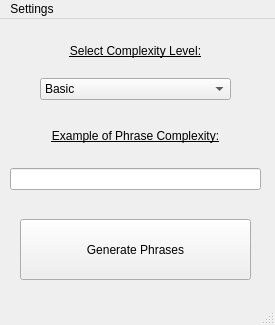
<?xml version="1.0" encoding="UTF-8"?>
<ui version="4.0">
 <class>MainWindow</class>
 <widget class="QMainWindow" name="MainWindow">
  <property name="geometry">
   <rect>
    <x>0</x>
    <y>0</y>
    <width>275</width>
    <height>325</height>
   </rect>
  </property>
  <property name="minimumSize">
   <size>
    <width>275</width>
    <height>325</height>
   </size>
  </property>
  <property name="maximumSize">
   <size>
    <width>375</width>
    <height>325</height>
   </size>
  </property>
  <property name="windowTitle">
   <string>MainWindow</string>
  </property>
  <widget class="QWidget" name="centralwidget">
   <widget class="QPushButton" name="generatePhrasesBtn">
    <property name="geometry">
     <rect>
      <x>20</x>
      <y>200</y>
      <width>231</width>
      <height>61</height>
     </rect>
    </property>
    <property name="text">
     <string>Generate Phrases</string>
    </property>
   </widget>
   <widget class="QWidget" name="layoutWidget">
    <property name="geometry">
     <rect>
      <x>40</x>
      <y>10</y>
      <width>191</width>
      <height>71</height>
     </rect>
    </property>
    <layout class="QVBoxLayout" name="verticalLayout">
     <item>
      <widget class="QLabel" name="selectComplexityLbl">
       <property name="styleSheet">
        <string notr="true">font: 700 9pt &quot;Segoe UI&quot;;
text-decoration: underline;</string>
       </property>
       <property name="text">
        <string>Select Complexity Level:</string>
       </property>
       <property name="alignment">
        <set>Qt::AlignCenter</set>
       </property>
      </widget>
     </item>
     <item>
      <widget class="QComboBox" name="complexityCmbx">
       <property name="currentIndex">
        <number>0</number>
       </property>
       <item>
        <property name="text">
         <string>Basic</string>
        </property>
       </item>
       <item>
        <property name="text">
         <string>Moderate</string>
        </property>
       </item>
       <item>
        <property name="text">
         <string>Complex</string>
        </property>
       </item>
      </widget>
     </item>
    </layout>
   </widget>
   <widget class="QWidget" name="layoutWidget">
    <property name="geometry">
     <rect>
      <x>10</x>
      <y>90</y>
      <width>251</width>
      <height>81</height>
     </rect>
    </property>
    <layout class="QVBoxLayout" name="verticalLayout_2">
     <item>
      <widget class="QLabel" name="exampleComplexityLbl">
       <property name="styleSheet">
        <string notr="true">font: 700 9pt &quot;Segoe UI&quot;;
text-decoration: underline;</string>
       </property>
       <property name="text">
        <string>Example of Phrase Complexity:</string>
       </property>
       <property name="alignment">
        <set>Qt::AlignCenter</set>
       </property>
      </widget>
     </item>
     <item>
      <widget class="QLineEdit" name="exampleComplexityTextLineE">
       <property name="alignment">
        <set>Qt::AlignCenter</set>
       </property>
       <property name="readOnly">
        <bool>true</bool>
       </property>
      </widget>
     </item>
    </layout>
   </widget>
  </widget>
  <widget class="QMenuBar" name="menubar">
   <property name="geometry">
    <rect>
     <x>0</x>
     <y>0</y>
     <width>275</width>
     <height>25</height>
    </rect>
   </property>
   <widget class="QMenu" name="menuSettings">
    <property name="title">
     <string>Settings</string>
    </property>
    <addaction name="actionDark_Mode"/>
    <addaction name="actionAbout"/>
   </widget>
   <addaction name="menuSettings"/>
  </widget>
  <widget class="QStatusBar" name="statusbar"/>
  <action name="actionDark_Mode">
   <property name="checkable">
    <bool>true</bool>
   </property>
   <property name="text">
    <string>Dark Mode</string>
   </property>
  </action>
  <action name="actionAbout">
   <property name="text">
    <string>About</string>
   </property>
  </action>
 </widget>
 <resources/>
 <connections/>
</ui>
